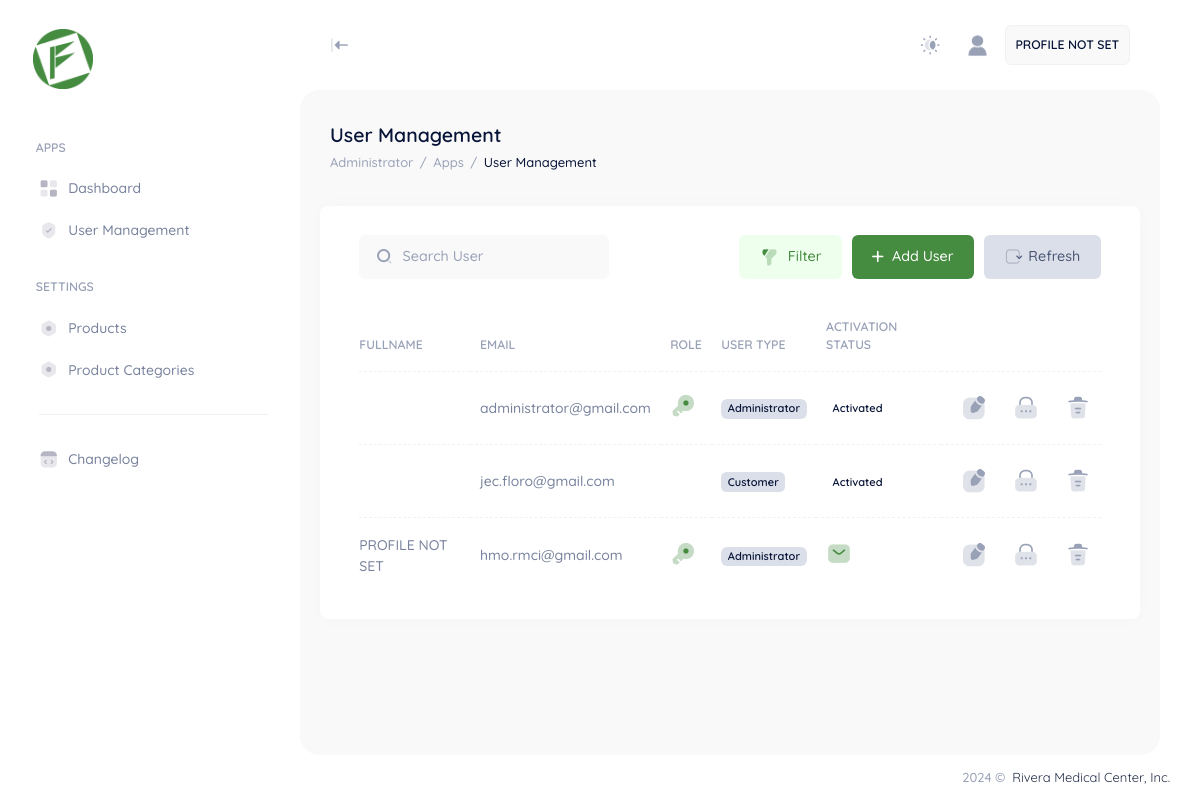
The app's page /user/administrator/usermanagement.php (signed in), older data.
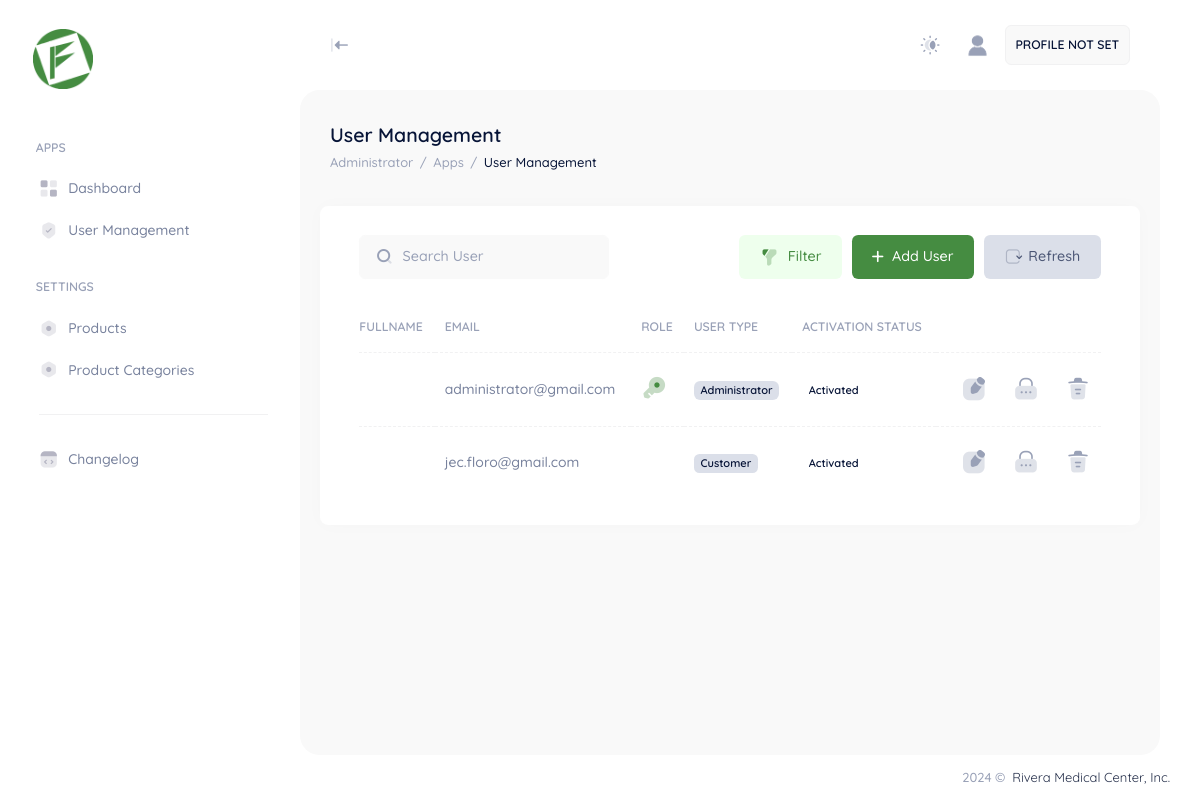
The same page, newer data.
### tables this page shows
CREATE TABLE IF NOT EXISTS `appsysusers` (
  `PK_appsysUsers` int NOT NULL AUTO_INCREMENT COMMENT 'AUTO GENERATED ID PER USER',
  `user_email` varchar(100) DEFAULT NULL COMMENT 'HASHED EMAIL',
  `user_password` longtext COMMENT 'HASHED PASSWORD',
  `user_empId` varchar(255) DEFAULT NULL COMMENT 'USER EMPLOYEE ID',
  `user_recoveryCode` varchar(255) DEFAULT NULL COMMENT 'HASHED RECOVERY CODE',
  `user_activationCode` varchar(255) DEFAULT NULL COMMENT 'HASHED ACTIVATION CODE',
  `user_secret` varchar(255) DEFAULT NULL,
  `isSecret` bit(1) DEFAULT NULL,
  `isActivated` bit(1) DEFAULT NULL,
  `isDisabled` bit(1) DEFAULT NULL,
  `isDeactivated` bit(1) DEFAULT NULL,
  `isAdmin` bit(1) DEFAULT NULL,
  `isCustomer` bit(1) DEFAULT NULL,
  `isBranchManager` bit(1) DEFAULT NULL,
  `isCreditInvestigator` bit(1) DEFAULT NULL,
  `isCreditCoordinator` bit(1) DEFAULT NULL,
  `isCashier` bit(1) DEFAULT NULL,
  `userLastname` longtext,
  `userFirstName` varchar(500) DEFAULT NULL,
  `userMiddleName` varchar(500) DEFAULT NULL,
  `userNickName` varchar(500) DEFAULT NULL,
  `userGender` int DEFAULT NULL,
  `userCivilStatus` varchar(500) DEFAULT NULL,
  `userNationality` varchar(500) DEFAULT NULL,
  `userAge` int DEFAULT NULL,
  `userDateofBirth` date DEFAULT NULL,
  `userPlaceofBirth` longtext,
  `userContactNumber` varchar(500) DEFAULT NULL,
  `userAddress` longtext,
  `userFullName` varchar(500) DEFAULT NULL,
  `isProfileFilled` bit(1) DEFAULT NULL,
  `isSpouseFilled` bit(1) DEFAULT NULL,
  `isHomeOwnershipFilled` bit(1) DEFAULT NULL,
  `isEmploymentFilled` bit(1) DEFAULT NULL,
  `isPersonalPrefFilled` bit(1) DEFAULT NULL,
  `isChildrenFilled` bit(1) DEFAULT NULL,
  `isRelativesFilled` bit(1) DEFAULT NULL,
  `isNeighborFilled` bit(1) DEFAULT NULL,
  PRIMARY KEY (`PK_appsysUsers`) USING BTREE
);

### user/administrator/usermanagement.php (the view, shortened to what the rows shown need)
<?php
include '../../app/sessions/AuthSession.php';
include '../../app/sessions/AdministratorSession.php';
try {
    $conn = new PDO("mysql:host=$fa_dbserver;dbname=$fa_dbname", $fa_dbuser, $fa_dbpassword);
    $conn->setAttribute(PDO::ATTR_ERRMODE, PDO::ERRMODE_EXCEPTION);
    $usercode = $_SESSION['session_usercode'];
    $userprofile = $conn->prepare("SELECT * FROM appsysusers WHERE PK_appsysUsers = '$usercode'");
    $userprofile->execute();
    $ruserprofile = $userprofile->fetch(PDO::FETCH_ASSOC);
    $user = $conn->prepare("SELECT * FROM appsysusers");
    $user->execute();
    $cuser = $user->rowCount();
} catch (PDOException $e) {
    echo "Error: " . $e->getMessage();
}
?>
<!DOCTYPE html>
<html lang="en">
<head>
    <link href="../../assets/plugins/custom/leaflet/leaflet.bundle.css" rel="stylesheet" type="text/css" />
    <link href="../../assets/plugins/custom/datatables/datatables.bundle.css" rel="stylesheet" type="text/css" />
    <link href="../../assets/plugins/global/plugins.bundle.css" rel="stylesheet" type="text/css" />
    <link href="../../assets/css/style.bundle.css" rel="stylesheet" type="text/css" />
    <link href="../../assets/css/custom.bundle.css" rel="stylesheet" type="text/css" />
</head>
<body id="kt_body" class="header-fixed header-tablet-and-mobile-fixed toolbar-enabled aside-fixed aside-default-enabled user-select-none">
    <div class="d-flex flex-column flex-root">
        <div class="page d-flex flex-row flex-column-fluid">
            <div class="wrapper d-flex flex-column flex-row-fluid" id="kt_wrapper">
                <div class="content fs-6 d-flex flex-column flex-column-fluid" id="kt_content">
                    <div class="toolbar" id="kt_toolbar">
                        <div class=" container-fluid d-flex flex-stack flex-wrap flex-sm-nowrap">
                            <div class="d-flex flex-column align-items-start justify-content-center flex-wrap me-2">
                                <h1 class="text-dark fw-bold my-1 fs-2">
                                    User Management <small class="text-muted fs-6 fw-normal ms-1"></small>
                                </h1>
                            </div>
                        </div>
                    </div>
                    <div class="post fs-6 d-flex flex-column-fluid" id="kt_post">
                        <div class="container-fluid">
                            <div class="row g-xl-12">
                                <div class="col-xxl-12">
                                    <div class="row g-xl-12">
                                        <div class="card">
                                            <div class="card-body py-4">
                                                <table class="table align-middle table-row-dashed fs-6 gy-5" id="tb_Usermanagement">
                                                    <thead>
                                                        <tr class="text-start text-muted fw-bold fs-7 text-uppercase gs-0">
                                                            <th>Fullname</th>
                                                            <th>Email</th>
                                                            <th>Role</th>
                                                            <th>User Type</th>
                                                            <th>Activation Status</th>
                                                            <th></th>
                                                        </tr>
                                                    </thead>
                                                    <tbody class="text-gray-600 fw-semibold">
                                                        <?php if ($cuser > 0) { ?>
                                                            <?php while ($ruser = $user->fetch(PDO::FETCH_ASSOC)) { ?>
                                                                <tr>
                                                                    <td>
                                                                        <?php if ($ruser["userFullName"] != "") { ?>
                                                                            <?php echo $ruserprofile["userFullName"]; ?>
                                                                        <?php } else { ?>
                                                                            PROFILE NOT SET
                                                                        <?php } ?>
                                                                    </td>
                                                                    <td><?php echo $ruser["user_email"]; ?></td>
                                                                    <td>
                                                                        <?php if ($ruser["isAdmin"] == 1) { ?>
                                                                            <i class="ki-duotone ki-key fs-2x text-primary">
                                                                                <span class="path1"></span>
                                                                            </i>
                                                                        <?php } ?>
                                                                    </td>
                                                                    <td>
                                                                        <?php if ($ruser["isAdmin"] == 1) { ?>
                                                                            <span class="badge bg-secondary text-dark rounded">Administrator</span>
                                                                        <?php } ?>
                                                                        <?php if ($ruser["isCustomer"] == 1) { ?>
                                                                            <span class="badge bg-secondary text-dark">Customer</span>
                                                                        <?php } ?>
                                                                    </td>
                                                                    <td>
                                                                        <?php if ($ruser["isActivated"] == 0) { ?>
                                                                            <i class="ki-duotone ki-sms fs-2x text-primary">
                                                                                <span class="path1"></span>
                                                                            </i>
                                                                        <?php } else { ?>
                                                                            <span class="badge bg-darkgreen">Activated</span>
                                                                        <?php } ?>
                                                                    </td>
                                                                    <td class="text-end datainput">
                                                                        <div class="d-flex justify-content-end gap-2">
                                                                            <div class="tableaction-hover rounded pt-2 pb-1 ps-3 pe-3" data-ii-val="<?php echo $ruser["PK_appsysUsers"]; ?>" data-ii-input-edit-action="edit">
                                                                                <i class="ki-duotone ki-notepad-edit fs-2x">
                                                                                    <span class="path1"></span>
                                                                                </i>
                                                                            </div>
                                                                            <div class="tableaction-hover rounded pt-2 pb-1 ps-3 pe-3" data-ii-val="<?php echo $ruser["PK_appsysUsers"]; ?>" data-ii-input-lock-action="lock">
                                                                                <i class="ki-duotone ki-lock-2 fs-2x">
                                                                                    <span class="path1"></span>
                                                                                </i>
                                                                            </div>
                                                                            <div class="tableaction-hover rounded pt-2 pb-1 ps-3 pe-3" data-ii-val="<?php echo $ruser["PK_appsysUsers"]; ?>" data-ii-input-delete-action="delete">
                                                                                <i class="ki-duotone ki-trash fs-2x">
                                                                                    <span class="path1"></span>
                                                                                </i>
                                                                            </div>
                                                                        </div>
                                                                    </td>
                                                                </tr>
                                                            <?php } ?>
                                                        <?php } ?>
                                                    </tbody>
                                                </table>
                                            </div>
                                        </div>
                                    </div>
                                </div>
                            </div>
                        </div>
                    </div>
                </div>
            </div>
        </div>
    </div>
</body>
</html>

Row changes from the older to the newer data that the page shows:
removed appsysusers: shows "PROFILE NOT SET", user_email "hmo.rmci@gmail.com", isAdmin "1" (drawn)
